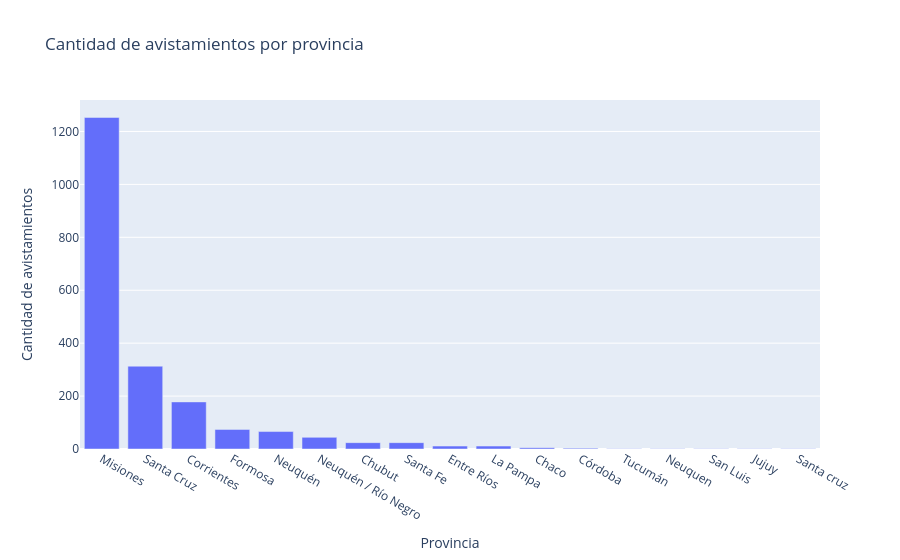

The notebook cell this image was saved under:
### Markdown cell above
### Pregunta 6
¿Qué provincias tienen la mayor cantidad de felinos registrados? (Gráfico de barras)

### Code cell
provincias = feli["stateProvince"].value_counts()

fig = px.bar(
    x=provincias.index,
    y=provincias.values,
    title="Cantidad de avistamientos por provincia",
    labels={"x": "Provincia", "y": "Cantidad de avistamientos"}
)

fig.show()

### Figure 1 — Plotly figure (JSON) as saved in the notebook; plotly's stock layout.template omitted (floating-point values rounded to 4 significant figures)
{"data": [{"hovertemplate": "Provincia=%{x}<br>Cantidad de avistamientos=%{y}<extra></extra>", "legendgroup": "", "marker": {"color": "#636efa", "pattern": {"shape": ""}}, "name": "", "orientation": "v", "showlegend": false, "textposition": "auto", "type": "bar", "x": ["Misiones", "Santa Cruz", "Corrientes", "Formosa", "Neuquén", "Neuquén / Río Negro", "Chubut", "Santa Fe", "Entre Ríos", "La Pampa", "Chaco", "Córdoba", "Tucumán", "Neuquen", "San Luis", "Jujuy", "Santa cruz"], "xaxis": "x", "y": [1253, 313, 178, 74, 66, 44, 24, 24, 11, 11, 5, 3, 1, 1, 1, 1, 1], "yaxis": "y"}], "layout": {"barmode": "relative", "legend": {"tracegroupgap": 0}, "title": {"text": "Cantidad de avistamientos por provincia"}, "xaxis": {"anchor": "y", "domain": [0, 1], "title": {"text": "Provincia"}}, "yaxis": {"anchor": "x", "domain": [0, 1], "title": {"text": "Cantidad de avistamientos"}}}}
